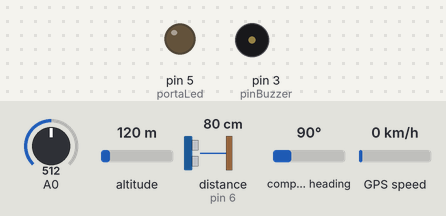
Simulated run of this sketch. Board: Arduino Uno, built with avr-gcc and run on an emulated ATmega328P. Parts: output pins drawn as LEDs (lit = HIGH), buzzer (waves = sounding). Wiring (inferred from the names in the program): ultrasonic range finder: trigger pin 7; echo pin 6. Dashed ring = blinking. The inputs (shaded band) are chosen by the test bench; at power-on: A0 = 512, distance to the obstacle (sensor on pin 6) 80 cm, altitude 120 m, compass heading 90°, GPS speed 0 km/h. The echo pulse lasts 58.3 µs per cm; storage starts empty; the GPS gets a fix after 3 s at 37.7749, -122.4194 with 8 satellites; pins used as bus, display or sensor lines are not drawn; what the sketch prints to the serial monitor is not drawn.

Above: at 1.4 s.
1.5 s: A0 set to 312
5.0 s: A0 set to 282
At 6.56 s:
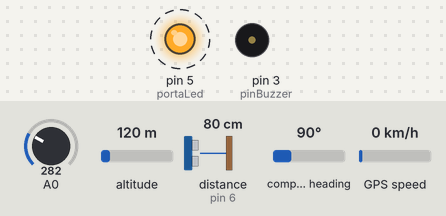
10.5 s: distance to the obstacle (sensor on pin 6) set to 5 cm
14.0 s: distance to the obstacle (sensor on pin 6) set to 2 cm
At 14.4 s:
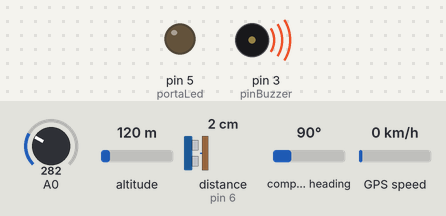
17.7 s: distance to the obstacle (sensor on pin 6) set to 9 cm
At 17.9 s:
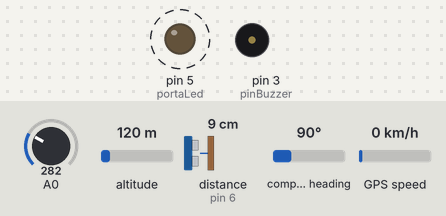
21.2 s: A0 set to 306
At 22.3 s:
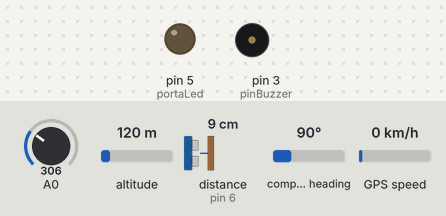
Timing chart, 0 to 25.7 s (numbered marks = the images above; inputs shaded):
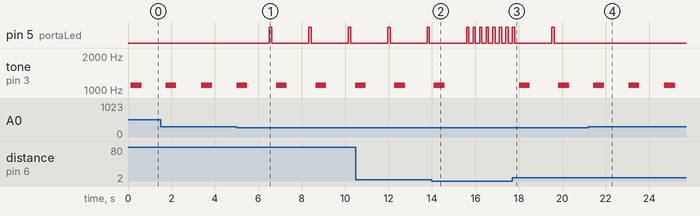

Measured:
- the behaviour switches between 300 and 299 on A0 (found by bisection; images 0 and 1)
- the behaviour switches between 4 and 3 cm on distance to the obstacle (sensor on pin 6) (found by bisection; images 1 and 2)
- after the input at 5.0 s, pin 5 (portaLed): alternates HIGH for 0.10 s and LOW for 1.7 s, starting after 1.5 s
- after the input at 14.0 s, pin 5 (portaLed): alternates HIGH for 0.10 s and LOW for 0.20 s, starting after 1.9 s; tone on pin 3 (pinBuzzer): goes on until 14.6 s, then stays silent
- after the input at 17.7 s, pin 5 (portaLed): LOW → HIGH after 1.8 s, → LOW 0.10 s later; tone on pin 3 (pinBuzzer): alternates 1100 Hz for 0.50 s and silent for 1.3 s, starting after 0.31 s
- after the input at 21.2 s, pin 5 (portaLed): stops changing and stays LOW
- by itself, tone on pin 3 (pinBuzzer): alternates 1100 Hz for 0.50 s and silent for 1.3 s

The sketch:

projetoSensor.ino
```cpp
#include <SPI.h>
#include <SD.h>
#include <TinyGPS.h>
#include <NeoSWSerial.h>

// variáveis
int tring = 7; // pino TRIG do sensor ultrassônico
int echo = 6; // pino ECHO do sensor ultrassônico
float tempo; // para armazenar o tempo de ida e volta do sinal em microsegundos
float distancia_cm; // para armazenar a distância em centímetros

const int portaLed = 5;
const int pinBuzzer = 3;
const int chipSelect = 4;

//gps
static const int RXPin = 9, TXPin = 8;
static const uint32_t GPSBaud = 9600;

// The TinyGPS++ object
TinyGPS gps;

// The serial connection to the GPS device
NeoSWSerial ss(RXPin, TXPin);
//endGPS


void setup() {
  Serial.begin(115200);
  ss.begin(GPSBaud);
  while (!Serial) {
    ; // wait for serial port to connect. Needed for native USB port only
  }
  // see if the card is present and can be initialized:
  if (!SD.begin(chipSelect)) {
    Serial.println("Cartao nao foi encontrado!");
    // don't do anything more:
    return;
  }
  Serial.println("Cartao iniciado");

  pinMode(tring, OUTPUT);
  pinMode(pinBuzzer, OUTPUT);
  pinMode(portaLed, OUTPUT);
  // deixa pino em LOW
  digitalWrite(tring, LOW);
  delayMicroseconds(10);
  pinMode(echo, INPUT);

}

void loop() {
  sensorUltrassonico();
  sensorLed();
}

void sensorUltrassonico() {
  // disparar pulso ultrassônico
  digitalWrite(tring, HIGH);
  delayMicroseconds(10);
  digitalWrite(tring, LOW);

  // medir tempo de ida e volta do pulso ultrassônico
  tempo = pulseIn(echo, HIGH);

  // calcular as distâncias em centímetros e polegadas
  distancia_cm = (tempo / 29.4) / 2;

  // aguardar um pouquinho antes de começar tudo de novo
  delay(100);

  // apresentar resultados no display LCD
  Serial.print("Distancia: ");
  Serial.print(distancia_cm);
  Serial.println(" cm");

  if (distancia_cm <= 140 && distancia_cm > 3) {
    buzzer();
    coordenadasGPS();
  }
}

void buzzer() {
  tone(pinBuzzer, 1100);
  delay(500);
  noTone(pinBuzzer);
}

void coordenadasGPS() {
  bool newData = false;
  unsigned long chars;
  unsigned short sentences, failed;

  // For one second we parse GPS data and report some key values
  for (unsigned long start = millis(); millis() - start < 1000;){
    while (ss.available()){
      char c = ss.read();
      // Serial.write(c); // uncomment this line if you want to see the GPS data flowing
      if (gps.encode(c)) // Did a new valid sentence come in?
        newData = true;
    }
  }

  if (newData){
    float flat, flon;
    unsigned long age;
    gps.f_get_position(&flat, &flon, &age);

    File dataFile = SD.open("log1.txt", FILE_WRITE);

    if (dataFile) {
      dataFile.print(flat, 6);
      dataFile.print("       ");
      dataFile.println(flon, 6);
      dataFile.close();
    }
    else {
      Serial.println("error ao abrir log1.txt");
    }
  }
}

void sensorLed() {
  int estado = analogRead(0);  //Lê o valor fornecido pelo LDR

  // Caso o valor lido na porta analógica seja maior do que
  // 800, acende o LED
  // Ajuste o valor abaixo de acordo com o seu circuito
  Serial.print("Sensor Led: ");
  Serial.print(estado);
  if (estado < 300) {
    digitalWrite(portaLed, HIGH);
    delay(100); //INTERVALO DE 500 MILISSEGUNDOS
    digitalWrite(portaLed, LOW);
    delay(100); //INTERVALO DE 500 MILISSEGUNDOS
  }
  else {
    digitalWrite(portaLed, LOW);
  }
}
```
